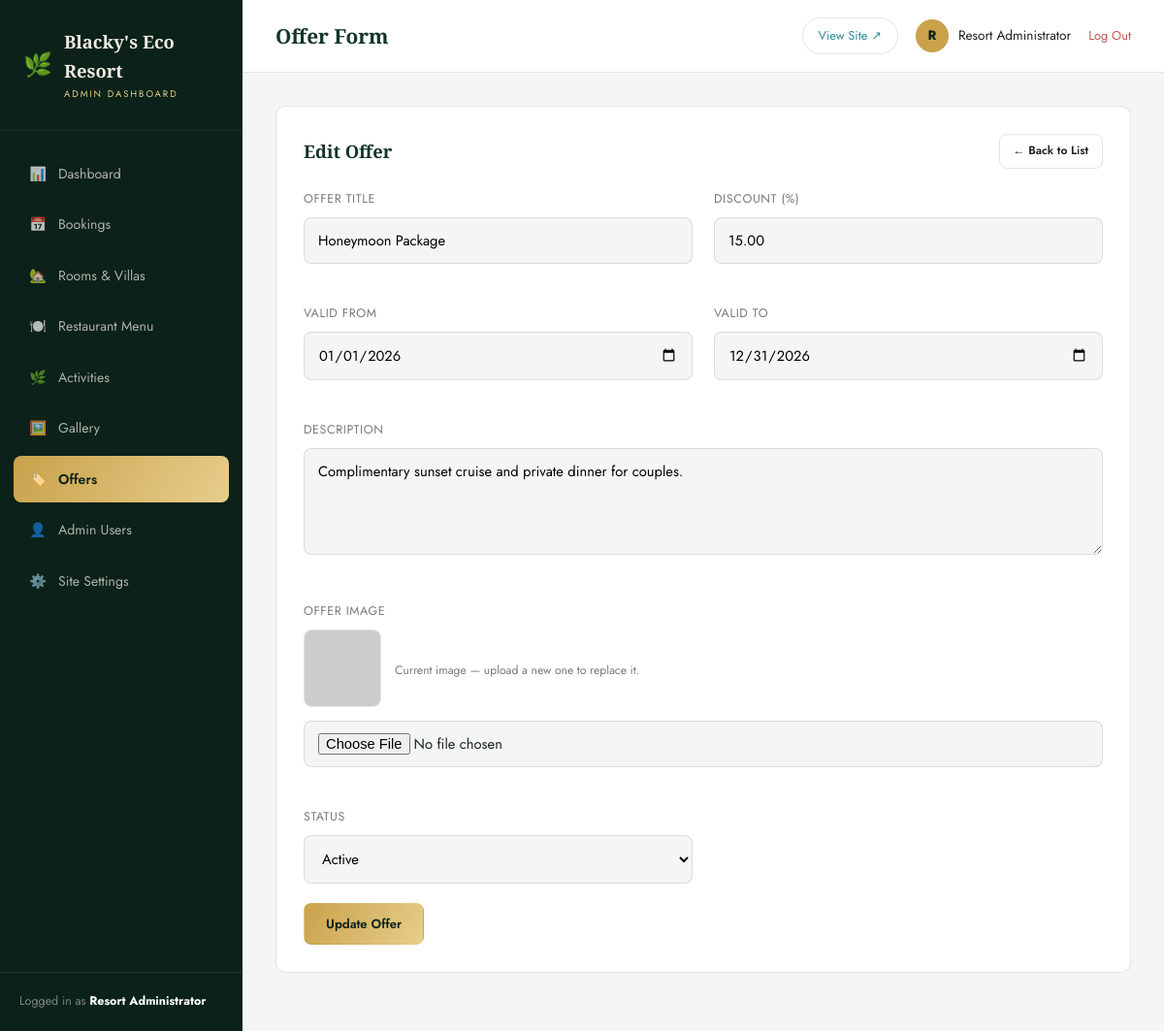
The app's page /admin/offers_form.php?id=2 (signed in) with its own data.
### tables this page shows
CREATE TABLE settings (
  id INT PRIMARY KEY DEFAULT 1,
  site_name VARCHAR(150) NOT NULL DEFAULT "Blacky's Eco Resort",
  tagline VARCHAR(255) NOT NULL DEFAULT 'Barefoot Luxury. Untouched Nature.',
  phone VARCHAR(40) DEFAULT '+1 555 200 3000',
  whatsapp_number VARCHAR(40) DEFAULT '15552003000',
  email VARCHAR(150) DEFAULT 'stay@blackysecoresort.com',
  address VARCHAR(255) DEFAULT 'Isla Verde Coastal Reserve, Costa Esmeralda',
  logo VARCHAR(255) DEFAULT '',
  hero_video VARCHAR(255) DEFAULT '',
  facebook VARCHAR(255) DEFAULT '#',
  instagram VARCHAR(255) DEFAULT '#',
  twitter VARCHAR(255) DEFAULT '#',
  latitude DECIMAL(10,7) DEFAULT 9.9280900,
  longitude DECIMAL(10,7) DEFAULT -84.0907400,
  currency VARCHAR(5) NOT NULL DEFAULT '$',
  meta_description VARCHAR(300) DEFAULT "Blacky's Eco Resort — a barefoot-luxury rainforest and lagoon retreat with treehouse villas, overwater suites and farm-to-table dining.",
  meta_keywords VARCHAR(300) DEFAULT 'eco resort, luxury resort, treehouse villa, sustainable travel, rainforest resort',
  updated_at DATETIME NOT NULL DEFAULT CURRENT_TIMESTAMP ON UPDATE CURRENT_TIMESTAMP
);

CREATE TABLE offers (
  id INT AUTO_INCREMENT PRIMARY KEY,
  title VARCHAR(150) NOT NULL,
  description TEXT,
  discount_percent DECIMAL(5,2) NOT NULL DEFAULT 0,
  image VARCHAR(255),
  valid_from DATE NOT NULL,
  valid_to DATE NOT NULL,
  status ENUM('active','inactive') NOT NULL DEFAULT 'active',
  created_at DATETIME NOT NULL DEFAULT CURRENT_TIMESTAMP
);

### includes/functions.php (called while the page is built, shortened)
<?php
require_once __DIR__ . '/db.php';
function e(?string $value): string
{
    return htmlspecialchars((string)$value, ENT_QUOTES, 'UTF-8');
}
function get_settings(): array
{
    static $settings = null;
    if ($settings === null) {
        $pdo = get_pdo();
        $stmt = $pdo->query('SELECT * FROM settings WHERE id = 1 LIMIT 1');
        $settings = $stmt->fetch() ?: [];
    }
    return $settings;
}
function resolve_image(?string $value, string $subfolder): string
{
    if (str_starts_with($value, 'http://') || str_starts_with($value, 'https://')) {
        return $value;
    }
    return UPLOAD_URL . '/' . $subfolder . '/' . $value;
}

### includes/auth.php (called while the page is built, shortened)
<?php
require_once __DIR__ . '/functions.php';
function admin_logged_in(): bool
{
    return !empty($_SESSION['admin_id']);
}
function current_admin(): ?array
{
    static $admin = null;
    if ($admin === null) {
        $stmt = get_pdo()->prepare('SELECT id, name, username, email, role FROM admins WHERE id = :id');
        $stmt->execute(['id' => $_SESSION['admin_id']]);
        $admin = $stmt->fetch();
    }
    return $admin;
}

### includes/db.php (called while the page is built, shortened)
<?php
function get_pdo(): PDO
{
    static $pdo = null;
    if ($pdo === null) {
        $dsn = 'mysql:host=' . DB_HOST . ';dbname=' . DB_NAME . ';charset=' . DB_CHARSET;
        try {
            $pdo = new PDO($dsn, DB_USER, DB_PASS, [
                PDO::ATTR_ERRMODE            => PDO::ERRMODE_EXCEPTION,
                PDO::ATTR_DEFAULT_FETCH_MODE => PDO::FETCH_ASSOC,
                PDO::ATTR_EMULATE_PREPARES   => false,
            ]);
        } catch (PDOException $e) {
            if (APP_DEBUG) {
                die('Database connection failed: ' . htmlspecialchars($e->getMessage()));
            }
            die('We are unable to connect right now. Please try again shortly.');
        }
    }
    return $pdo;
}

### admin/offers_form.php (the view, shortened to what this page needs)
<?php
$page_title = 'Offer Form';
$active = 'offers';
require_once __DIR__ . '/includes/admin_header.php';
$pdo = get_pdo();
$id = (int)($_GET['id'] ?? 0);
$offer = ['id' => 0, 'title' => '', 'description' => '', 'discount_percent' => '', 'image' => '', 'valid_from' => date('Y-m-d'), 'valid_to' => date('Y-m-d', strtotime('+3 months')), 'status' => 'active'];
if ($id) {
    $stmt = $pdo->prepare('SELECT * FROM offers WHERE id = :id'); $stmt->execute(['id' => $id]);
    if ($found = $stmt->fetch()) $offer = $found;
}
?>
<div class="panel">
  <div class="panel-head"><h2><?= $id ? 'Edit Offer' : 'Add Offer' ?></h2><a href="offers.php" class="btn btn-outline btn-sm">← Back to List</a></div>
  <form method="post" enctype="multipart/form-data">
    <div class="form-grid">
      <div class="form-group"><label>Offer Title</label><input type="text" name="title" value="<?= e($offer['title']) ?>" required></div>
      <div class="form-group"><label>Discount (%)</label><input type="number" step="0.01" min="1" max="100" name="discount_percent" value="<?= e((string)$offer['discount_percent']) ?>" required></div>
      <div class="form-group"><label>Valid From</label><input type="date" name="valid_from" value="<?= e($offer['valid_from']) ?>" required></div>
      <div class="form-group"><label>Valid To</label><input type="date" name="valid_to" value="<?= e($offer['valid_to']) ?>" required></div>
      <div class="form-group full"><label>Description</label><textarea name="description" required><?= e($offer['description']) ?></textarea></div>
      <div class="form-group full">
        <label>Offer Image</label>
        <?php if ($offer['image']): ?><div class="current-image"><img src="<?= e(resolve_image($offer['image'], 'offers')) ?>" alt=""><span class="form-hint">Current image — upload a new one to replace it.</span></div><?php endif; ?>
        <input type="file" name="image" accept="image/jpeg,image/png,image/webp">
      </div>
      <div class="form-group"><label>Status</label><select name="status"><option value="active" <?= $offer['status'] === 'active' ? 'selected' : '' ?>>Active</option></select></div>
    </div>
    <button type="submit" class="btn btn-gold"><?= $id ? 'Update Offer' : 'Create Offer' ?></button>
  </form>
</div>
<?php require_once __DIR__ . '/includes/admin_footer.php'; ?>

### admin/includes/admin_header.php (shortened to what this page needs)
<?php
require_once __DIR__ . '/../../includes/functions.php';
require_once __DIR__ . '/../../includes/auth.php';
$admin = current_admin();
$settings = get_settings();
$active = $active ?? '';
$page_title = ($page_title ?? 'Dashboard') . ' | Admin';
$navItems = [
    ['dashboard', 'dashboard.php', '📊', 'Dashboard'],
    ['bookings', 'bookings.php', '📅', 'Bookings'],
    ['rooms', 'rooms.php', '🏡', 'Rooms & Villas'],
    ['menu', 'menu.php', '🍽️', 'Restaurant Menu'],
    ['activities', 'activities.php', '🌿', 'Activities'],
    ['gallery', 'gallery.php', '🖼️', 'Gallery'],
    ['offers', 'offers.php', '🏷️', 'Offers'],
    ['users', 'users.php', '👤', 'Admin Users'],
    ['settings', 'settings.php', '⚙️', 'Site Settings'],
];
?>
<!DOCTYPE html>
<html lang="en">
<head>
<link rel="stylesheet" href="assets/css/admin.css">
</head>
<body>
<div class="app-shell">
  <aside class="sidebar" id="sidebar">
    <div class="sidebar-brand">
      <span class="leaf">🌿</span>
      <div><b><?= e($settings['site_name'] ?? "Blacky's Eco Resort") ?></b><small>Admin Dashboard</small></div>
    </div>
    <nav class="sidebar-nav">
      <?php foreach ($navItems as [$key, $href, $icon, $label]): ?>
        <a href="<?= $href ?>" class="<?= $active === $key ? 'active' : '' ?>"><span class="nav-icon"><?= $icon ?></span> <?= e($label) ?></a>
      <?php endforeach; ?>
    </nav>
    <div class="sidebar-foot">Logged in as <b style="color:#fff;"><?= e($admin['name'] ?? '') ?></b></div>
  </aside>
  <div class="main">
    <header class="topbar">
      <div style="display:flex; align-items:center; gap:16px;">
        <h1><?= e(strtok($page_title, '|')) ?></h1>
      </div>
      <div class="topbar-right">
        <a href="../index.php" target="_blank" class="view-site-link">View Site ↗</a>
        <div class="admin-chip">
          <div class="avatar"><?= e(strtoupper(substr($admin['name'] ?? 'A', 0, 1))) ?></div>
          <span><?= e($admin['name'] ?? '') ?></span>
        </div>
        <a href="logout.php" class="logout-link">Log Out</a>
      </div>
    </header>
    <div class="content">

### records on screen
settings: site_name "Blacky's Eco Resort"
offers: title "Honeymoon Package", discount_percent "15.00", valid_from "01/01/2026", valid_to "12/31/2026", description "Complimentary sunset cruise and private dinner for couples.", status "Active"

### other values on screen
$icon "📊"
$label "Dashboard"
$icon "📅"
$label "Bookings"
$icon "🏡"
$label "Rooms & Villas"
$icon "🍽️"
$label "Restaurant Menu"
$icon "🌿"
$label "Activities"
$icon "🖼️"
$label "Gallery"
$icon "🏷️"
$label "Offers"
$icon "👤"
